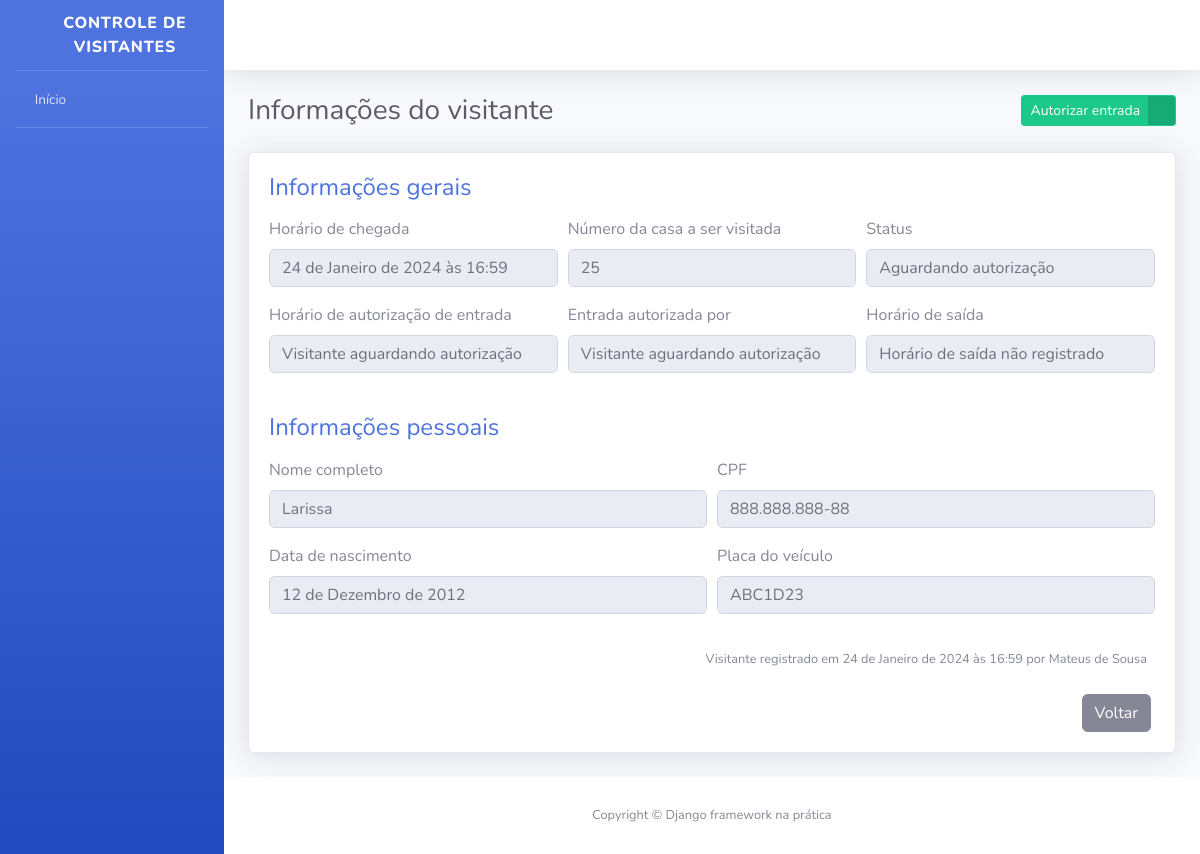
Screenshot of /informacoes-visitante/11/ (signed in) with the database file from the repository.
### apps/visitantes/models.py (models this page shows, shortened)
class Visitante(models.Model):
    STATUS_VISITANTE = [
        ("AGUARDANDO", "Aguardando autorização"),
        ("EM_VISITA", "Em visita"),
        ("FINALIZADO", "Visita finalizada")
    ]
    status = models.CharField(
        verbose_name="Status",
        max_length=10,
        choices=STATUS_VISITANTE,
        default="AGUARDANDO"
    )
    nome_completo = models.CharField(
        verbose_name="Nome completo",
        max_length=60
    )
    cpf = models.CharField(
        verbose_name="CPF",
        max_length=11
    )
    data_nascimento = models.DateField(
        verbose_name="Data de nascimento",
        auto_now=False,
        auto_now_add=False
    )
    numero_casa = models.PositiveSmallIntegerField(
        verbose_name="Número da casa a ser visitada"
    )
    placa_veiculo = models.CharField(
        verbose_name="Placa do veículo",
        max_length=7,
        blank=True,
        null=True
    )
    horario_chegada = models.DateTimeField(
        verbose_name="Horário de chegada na portaria",
        auto_now_add=True,
        auto_now=False
    )
    horario_saida = models.DateTimeField(
        verbose_name="Horário de saída do condomínio",
        auto_now=False,
        auto_now_add=False,
        blank=True,
        null=True
    )
    horario_autorizacao = models.DateTimeField(
        verbose_name="Horário da autorização de entrada",
        auto_now=False,
        auto_now_add=False,
        blank=True,
        null=True
    )
    morador_responsavel = models.CharField(
        verbose_name="Nome do morador que autorizou a entrada do visitante",
        max_length=60,
        blank=True,
        null=True
    )
    registrado_por = models.ForeignKey(
        "porteiros.Porteiro",
        verbose_name="Porteiro responsável pelo registro",
        on_delete=models.PROTECT
    )
    def get_placa_veiculo(self):
        if self.placa_veiculo:
            return self.placa_veiculo
        return "Veículo não registrado"
    def get_horario_saida(self):
        if self.horario_saida:
            return self.horario_saida
        return "Horário de saída não registrado"
    def get_horario_autorizacao(self):
        if self.horario_autorizacao:
            return self.horario_autorizacao
        return "Visitante aguardando autorização"
    def get_morador_responsavel(self):
        if self.morador_responsavel:
            return self.morador_responsavel
        return "Visitante aguardando autorização"
    def get_cpf(self):
        if self.cpf:
            cpf = str(self.cpf)
            cpf_parte_1 = cpf[0:3]
            cpf_parte_2 = cpf[3:6]
            cpf_parte_3 = cpf[6:9]
            cpf_parte_4 = cpf[9:]
            return f"{cpf_parte_1}.{cpf_parte_2}.{cpf_parte_3}-{cpf_parte_4}"
    class Meta:
        verbose_name = "Visitante"
        verbose_name_plural = "Visitantes"
        db_table = "visitante"

### apps/porteiros/models.py (models this page shows)
class Porteiro(models.Model):
    usuario = models.OneToOneField(
        "usuarios.Usuario",
        verbose_name="Usuário",
        on_delete=models.PROTECT
    )
    nome_completo = models.CharField(
        verbose_name="Nome completo",
        max_length=60
    )
    cpf = models.CharField(
        verbose_name="CPF",
        max_length=11
    )
    telefone = models.CharField(
        verbose_name="Telefone",
        max_length=11
    )
    data_nascimento = models.DateField(
        verbose_name="Data de nascimento",
        auto_now=False,
        auto_now_add=False
    )
    class Meta:
        verbose_name = "Porteiro"
        verbose_name_plural = "Porteiros"
        db_table = "porteiro"
    def __str__(self):
        return self.nome_completo

### apps/visitantes/views.py (the view, shortened to what this page needs)
# urls.py: path('informacoes-visitante/<int:id>/', informacoes_visitante, name='informacoes_visitante'),
@login_required
def informacoes_visitante(request, id):
    visitante = get_object_or_404(Visitante, id=id)
    form = AutorizaVisitanteForm()
    context = {
        "nome_pagina": "Informações do visitante",
        "visitante": visitante,
        "form": form
    }
    return render(request, "informacoes_visitante.html", context)

### apps/visitantes/forms.py
class AutorizaVisitanteForm(forms.ModelForm):
    class Meta:
        morador_responsavel = forms.CharField(required=True)
        model = Visitante
        fields = [
            'morador_responsavel'
        ]
        error_messages = {
            "morador_responsavel": {
                "required": "Por favor informe o nome do morador responsável por autorizar a entrada do visitante"
            }
        }

### templates/informacoes_visitante.html (shortened to what this page needs)
{% extends "base.html" %}
{% load widget_tweaks %}
{% block conteudo %}
<div class="container">
    <div class="d-sm-flex align-items-center justify-content-between mb-4">
        <h1 class="h3 mb-0 text-gray-800">{{ nome_pagina }}</h1>
        <div>
            {% if visitante.status == "AGUARDANDO" %}
                <a href="#" class="btn btn-success btn-icon-split btn-sm" data-toggle="modal" data-target="#modal1">
                    <span class="text">Autorizar entrada</span>
                    <span class="icon text-white-50">
                        <i class="fas fa-user-check"></i>
                    </span>
                </a>
            {% endif %}
        </div>
    </div>
    <div class="card shadow mb-4">
        <div class="card-body">
            <h4 class="mb-3 text-primary">
                Informações gerais
            </h4>
            <form>
                <div class="form-row">
                    <div class="form-group col-md-4">
                        <label>Horário de chegada</label>
                        <input type="text" class="form-control" value="{{ visitante.horario_chegada }}" disabled>
                    </div>
                    <div class="form-group col-md-4">
                        <label>Número da casa a ser visitada</label>
                        <input type="text" class="form-control" value="{{ visitante.numero_casa }}" disabled>
                    </div>
                    <div class="form-group col-md-4">
                        <label>Status</label>
                        <input type="text" class="form-control" value="{{ visitante.get_status_display }}" disabled>
                    </div>
                </div>
                <div class="form-row">
                    <div class="form-group col-md-4">
                        <label>Horário de autorização de entrada</label>
                        <input type="text" class="form-control" value="{{ visitante.get_horario_autorizacao }}" disabled>
                    </div>
                    <div class="form-group col-md-4">
                        <label>Entrada autorizada por</label>
                        <input type="text" class="form-control" value="{{ visitante.get_morador_responsavel }}" disabled>
                    </div>
                    <div class="form-group col-md-4">
                        <label>Horário de saída</label>
                        <input type="text" class="form-control" value="{{ visitante.get_horario_saida }}" disabled>
                    </div>
                </div>
            </form>
            <h4 class="mb-3 mt-4 text-primary">
                Informações pessoais
            </h4>
            <form>
                <div class="form-row">
                    <div class="form-group col-md-6">
                        <label>Nome completo</label>
                        <input type="text" class="form-control" value="{{ visitante.nome_completo}}" disabled>
                    </div>
                    <div class="form-group col-md-6">
                        <label>CPF</label>
                        <input type="text" class="form-control" value="{{ visitante.get_cpf }}" disabled>
                    </div>
                </div>
                <div class="form-row">
                    <div class="form-group col-md-6">
                        <label>Data de nascimento</label>
                        <input type="text" class="form-control" value="{{ visitante.data_nascimento}}" disabled>
                    </div>
                    <div class="form-group col-md-6">
                        <label>Placa do veículo</label>
                        <input type="text" class="form-control" value="{{ visitante.get_placa_veiculo }}" disabled>
                    </div>
                </div>
            </form>
            <p class="mr-2 mt-3 mb-4 text-right">
                <small>
                    Visitante registrado em {{ visitante.horario_chegada}} por {{ visitante.registrado_por}}
                </small>
            </p>
            <div class="mr-1 text-right">
                <a href="{% url 'index' %}" class="btn btn-secondary text-white" type="button">
                    <span class="text">Voltar</span>
                </a>
            </div>
        </div>
    </div>
</div>
{% endblock %}

### rows the page displays
Visitante: horario_chegada "24 de Janeiro de 2024 às 16:59", numero_casa "25", status "Aguardando autorização", get_horario_autorizacao "Visitante aguardando autorização", get_morador_responsavel "Visitante aguardando autorização", get_horario_saida "Horário de saída não registrado", nome_completo "Larissa", get_cpf "888.888.888-88", data_nascimento "12 de Dezembro de 2012", get_placa_veiculo "ABC1D23", registrado_por "Mateus de Sousa"

### other values shown
{{ nome_pagina }} "Informações do visitante"
